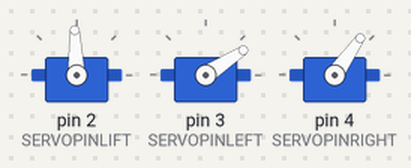
The program below on a simulated Arduino Uno, built with avr-gcc and run on an emulated ATmega328P. Parts: 3 × servo. The local clock reads 2024-03-15 10:24:30 at power-on unless the program sets it; what the program prints to the serial monitor is not drawn.

Above: at 0.1 s.
At 1.82 s:
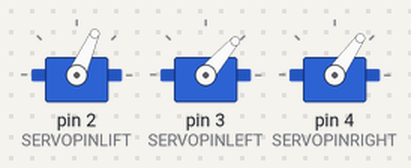
At 12.9 s:
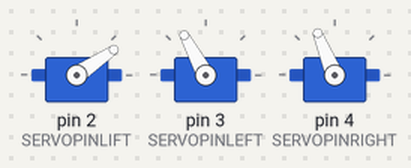
At 20.1 s:
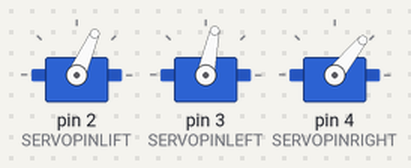
At 21.9 s:
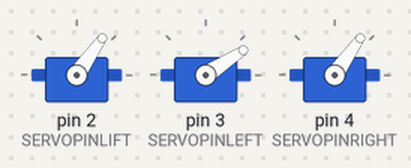
At 38.87 s:
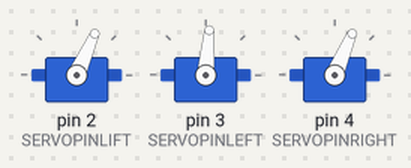
Timing chart, 0 to 40.0 s (numbered marks = the images above):
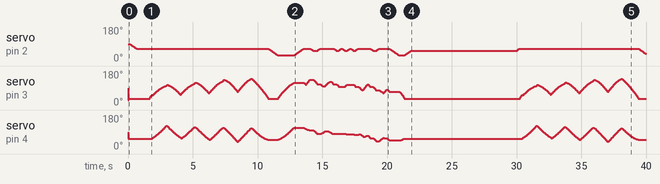

The program:

main.cpp
```cpp
// Plotclock
// cc - by Johannes Heberlein 2014

#include <Arduino.h>
#include <Servo.h>
#include <TimeLib.h>
#include <ThreeWire.h>
#include <RtcDS1302.h>
#include <Wire.h>

#include "draw.h"

ThreeWire myWire(A4, A5, A3);  // IO, SCLK, CE
RtcDS1302<ThreeWire> Rtc(myWire);
int last_min = 0;

// #define CALIBRATION      // enable calibration mode

void printDateTime(const RtcDateTime& dt) {
  char datestring[20];

  snprintf_P(datestring, 20,
             PSTR("%02u/%02u/%04u %02u:%02u:%02u"), dt.Month(), dt.Day(),
             dt.Year(), dt.Hour(), dt.Minute(), dt.Second());
  Serial.println(datestring);
}

void initRTC() {
  Rtc.Begin();
  RtcDateTime compiled = RtcDateTime(__DATE__, __TIME__);
  Serial.print("compiller time: ");
  printDateTime(compiled);
  if (!Rtc.IsDateTimeValid()) {
    // Common Causes:
    //    1) first time you ran and the device wasn't running yet
    //    2) the battery on the device is low or even missing

    Serial.println("RTC lost confidence in the DateTime!");
    Rtc.SetDateTime(compiled);
  }

  if (Rtc.GetIsWriteProtected()) {
    Serial.println("RTC was write protected, enabling writing now");
    Rtc.SetIsWriteProtected(false);
  }

  if (!Rtc.GetIsRunning()) {
    Serial.println("RTC was not actively running, starting now");
    Rtc.SetIsRunning(true);
  }

  RtcDateTime now = Rtc.GetDateTime();
  Serial.print("Time from RTC: ");
  printDateTime(now);
  if (now < compiled) {
    Serial.println("RTC is older than compile time!  (Updating DateTime)");
    Rtc.SetDateTime(compiled);
  } else if (now > compiled) {
    Serial.println("RTC is newer than compile time. (this is expected)");
  } else if (now == compiled) {
    Serial.println(
        "RTC is the same as compile time! (not expected but all is fine)");
  }
}

void setup() {
  Serial.begin(115200);

  initServo();
  initRTC();

  RtcDateTime now = Rtc.GetDateTime();
  setTime(now.Hour(), now.Minute(), now.Second(), now.Day(), now.Month(), now.Year());

  drawTo(71.0, 47.2);
  lift(0);
  delay(1000);
}

void loop() {
#ifdef CALIBRATION
  lift(0);
  drawTo(71.0, 47.2);

#else

  int i = 0;
  if (last_min != minute()) {
    lift(0);

    hour();
    while ((i + 1) * 10 <= hour()) {
      i++;
    }

    number(3, 3, 111, 1);
    number(5, 25, i, 0.9);
    number(19, 25, (hour() - i * 10), 0.9);
    number(28, 25, 11, 0.9);

    i = 0;
    while ((i + 1) * 10 <= minute()) {
      i++;
    }
    number(34, 25, i, 0.9);
    number(48, 25, (minute() - i * 10), 0.9);
    lift(2);
    drawTo(71.0, 47.2);
    lift(1);
    last_min = minute();
    delay(580);
  }

#endif
}
```

draw.cpp
```cpp
#include "draw.h"
#include <Arduino.h>
#include <Servo.h>

Servo servo1;
Servo servo2;
Servo servo3;


void initServo() {
  servo1.attach(SERVOPINLIFT);
  servo2.attach(SERVOPINLEFT);
  servo3.attach(SERVOPINRIGHT);
}

double return_angle(double a, double b, double c) {
  return acos((a * a + c * c - b * b) / (2 * a * c));
}

int servoLift = 1500;


volatile double lastX = 75;
volatile double lastY = 47.5;


void set_XY(double Tx, double Ty) {
  delay(1);
  double dx = Tx - O1X;
  double dy = Ty - O1Y;

  double c = sqrt(dx * dx + dy * dy);
  double a1 = atan2(dy, dx);
  double a2 = return_angle(L1, L2, c);

  servo2.writeMicroseconds(
      floor(((a2 + a1 - M_PI) * SERVOFAKTORLEFT) + SERVOLEFTNULL));

  a2 = return_angle(L2, L1, c);
  double Hx = Tx + L3 * cos((a1 - a2 + 0.621) + M_PI);
  double Hy = Ty + L3 * sin((a1 - a2 + 0.621) + M_PI);

  dx = Hx - O2X;
  dy = Hy - O2Y;

  c = sqrt(dx * dx + dy * dy);
  a1 = atan2(dy, dx);
  a2 = return_angle(L1, L4, c);

  servo3.writeMicroseconds(
      floor(((a1 - a2) * SERVOFAKTORRIGHT) + SERVORIGHTNULL));
}

void drawTo(double pX, double pY) {
  double dx = pX - lastX;
  double dy = pY - lastY;
  double c = floor(7 * sqrt(dx * dx + dy * dy));

  if (c < 1) {
    c = 1;
  }

  for (int i = 0; i <= c; i++) {
    set_XY(lastX + (i * dx / c), lastY + (i * dy / c));
  }
  lastX = pX;
  lastY = pY;
}

void lift(char lift) {
  switch (lift) {
    case 0:  // 850
      if (servoLift >= LIFT0) {
        while (servoLift >= LIFT0) {
          servoLift--;
          servo1.writeMicroseconds(servoLift);
          delayMicroseconds(LIFTSPEED);
        }
      } else {
        while (servoLift <= LIFT0) {
          servoLift++;
          servo1.writeMicroseconds(servoLift);
          delayMicroseconds(LIFTSPEED);
        }
      }
      break;
    case 1:  // 150
      if (servoLift >= LIFT1) {
        while (servoLift >= LIFT1) {
          servoLift--;
          servo1.writeMicroseconds(servoLift);
          delayMicroseconds(LIFTSPEED);
        }
      } else {
        while (servoLift <= LIFT1) {
          servoLift++;
          servo1.writeMicroseconds(servoLift);
          delayMicroseconds(LIFTSPEED);
        }
      }
      break;
    case 2:
      if (servoLift >= LIFT2) {
        while (servoLift >= LIFT2) {
          servoLift--;
          servo1.writeMicroseconds(servoLift);
          delayMicroseconds(LIFTSPEED);
        }
      } else {
        while (servoLift <= LIFT2) {
          servoLift++;
          servo1.writeMicroseconds(servoLift);
          delayMicroseconds(LIFTSPEED);
        }
      }
      break;
  }
}

void bogenUZS(float bx, float by, float radius, int start, int ende,
              float sqee) {
  float inkr = -0.05;
  float count = 0;

  do {
    drawTo(sqee * radius * cos(start + count) + bx,
           radius * sin(start + count) + by);
    count += inkr;
  } while ((start + count) > ende);
}

void bogenGZS(float bx, float by, float radius, int start, int ende,
              float sqee) {
  float inkr = 0.05;
  float count = 0;

  do {
    drawTo(sqee * radius * cos(start + count) + bx,
           radius * sin(start + count) + by);
    count += inkr;
  } while ((start + count) <= ende);
}

// Writing numeral with bx by being the bottom left originpoint. Scale 1 equals
// a 20 mm high font. The structure follows this principle: move to first
// startpoint of the numeral, lift down, draw numeral, lift up
void number(float bx, float by, int num, float scale) {
  switch (num) {
    case 0:
      drawTo(bx + 12 * scale, by + 6 * scale);
      lift(0);
      bogenGZS(bx + 7 * scale, by + 10 * scale, 10 * scale, -0.8, 6.7, 0.5);
      lift(1);
      break;
    case 1:
      drawTo(bx + 3 * scale, by + 15 * scale);
      lift(0);
      drawTo(bx + 10 * scale, by + 20 * scale);
      drawTo(bx + 10 * scale, by + 0 * scale);
      lift(1);
      break;
    case 2:
      drawTo(bx + 2 * scale, by + 12 * scale);
      lift(0);
      bogenUZS(bx + 8 * scale, by + 14 * scale, 6 * scale, 3, -0.8, 1);
      drawTo(bx + 1 * scale, by + 0 * scale);
      drawTo(bx + 12 * scale, by + 0 * scale);
      lift(1);
      break;
    case 3:
      drawTo(bx + 2 * scale, by + 17 * scale);
      lift(0);
      bogenUZS(bx + 5 * scale, by + 15 * scale, 5 * scale, 3, -2, 1);
      bogenUZS(bx + 5 * scale, by + 5 * scale, 5 * scale, 1.57, -3, 1);
      lift(1);
      break;
    case 4:
      drawTo(bx + 10 * scale, by + 0 * scale);
      lift(0);
      drawTo(bx + 10 * scale, by + 20 * scale);
      drawTo(bx + 2 * scale, by + 6 * scale);
      drawTo(bx + 12 * scale, by + 6 * scale);
      lift(1);
      break;
    case 5:
      drawTo(bx + 2 * scale, by + 5 * scale);
      lift(0);
      bogenGZS(bx + 5 * scale, by + 6 * scale, 6 * scale, -2.5, 2, 1);
      drawTo(bx + 5 * scale, by + 20 * scale);
      drawTo(bx + 12 * scale, by + 20 * scale);
      lift(1);
      break;
    case 6:
      drawTo(bx + 2 * scale, by + 10 * scale);
      lift(0);
      bogenUZS(bx + 7 * scale, by + 6 * scale, 6 * scale, 2, -4.4, 1);
      drawTo(bx + 11 * scale, by + 20 * scale);
      lift(1);
      break;
    case 7:
      drawTo(bx + 2 * scale, by + 20 * scale);
      lift(0);
      drawTo(bx + 12 * scale, by + 20 * scale);
      drawTo(bx + 2 * scale, by + 0);
      lift(1);
      break;
    case 8:
      drawTo(bx + 5 * scale, by + 10 * scale);
      lift(0);
      bogenUZS(bx + 5 * scale, by + 15 * scale, 5 * scale, 4.7, -1.6, 1);
      bogenGZS(bx + 5 * scale, by + 5 * scale, 5 * scale, -4.7, 2, 1);
      lift(1);
      break;
    case 9:
      drawTo(bx + 9 * scale, by + 11 * scale);
      lift(0);
      bogenUZS(bx + 7 * scale, by + 15 * scale, 5 * scale, 4, -0.5, 1);
      drawTo(bx + 5 * scale, by + 0);
      lift(1);
      break;

    case 111:
      lift(0);
      drawTo(70, 45);
      drawTo(65 - WISHY, 43);

      drawTo(65 - WISHY, 46);
      drawTo(5, 49);
      drawTo(5, 46);
      drawTo(63 - WISHY, 46);
      drawTo(63 - WISHY, 42);

      drawTo(5, 42);
      drawTo(5, 38);
      drawTo(63 - WISHY, 38);
      drawTo(63 - WISHY, 34);

      drawTo(5, 34);
      drawTo(5, 29);
      drawTo(6, 29);
      drawTo(65 - WISHY, 26);

      drawTo(5, 26);
      drawTo(60 - WISHY, 40);

      drawTo(73.2, 44.0);
      lift(2);

      break;

    case 11:
      drawTo(bx + 5 * scale, by + 15 * scale);
      lift(0);
      bogenGZS(bx + 5 * scale, by + 15 * scale, 0.1 * scale, 1, -1, 1);
      delay(10);
      lift(1);
      drawTo(bx + 5 * scale, by + 5 * scale);
      lift(0);
      bogenGZS(bx + 5 * scale, by + 5 * scale, 0.1 * scale, 1, -1, 1);
      delay(10);
      lift(1);
      break;
  }
}
```

draw.h
```cpp
#pragma once

#define WISHY 3  // Offset of the Y coordinats of the plate-wisher

// When in calibration mode, adjust the following factors until the servos move
// exactly 90 degrees
#define SERVOFAKTORLEFT 600
#define SERVOFAKTORRIGHT 600

// Zero-position of left and right servo
// When in calibration mode, adjust the NULL-values so that the servo arms are
// at all times parallel either to the X or Y axis
#define SERVOLEFTNULL 1950
#define SERVORIGHTNULL 835

#define SERVOPINLIFT 2
#define SERVOPINLEFT 3
#define SERVOPINRIGHT 4

#define ZOFF 115
// lift positions of lifting servo
#define LIFT0 1110 + ZOFF  // on drawing surface
#define LIFT1 995 + ZOFF   // between numbers
#define LIFT2 735 + ZOFF   // going towards sweeper

// speed of liftimg arm, higher is slower
#define LIFTSPEED 2000

// length of arms
#define L1 35
#define L2 55.1
#define L3 13.2
#define L4 45

// origin points of left and right servo
#define O1X 24
#define O1Y -25
#define O2X 49
#define O2Y -25


void initServo();
double return_angle(double a, double b, double c);
void drawTo(double pX, double pY);
void lift(char lift);
void number(float bx, float by, int num, float scale);
```
